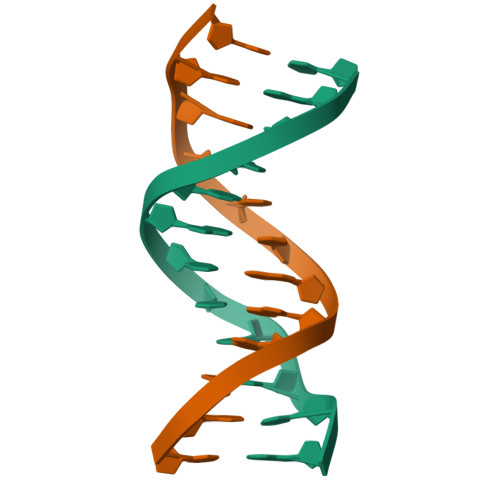
#> input picture examples/huandeng-introduction/deepseek-en/sources/independent-2026-11-12/rcsb-1bna-assembly.jpeg, 500 x 500 px
$ python make_cover_cutout.py
#> lines starting #> are read from the running program, lines starting #| are printed output that depends on the picture
"""Remove the white page from the official RCSB assembly image for the ink cover.

The ribbon is not redrawn or recoloured. Each pixel is un-matted from the white
background and kept as RGBA; the source pixels and the full assembly view remain
available in rcsb-1bna-assembly.jpeg and rcsb-1bna-plate.png.
"""
from pathlib import Path

import numpy as np
from PIL import Image

HERE = Path(__file__).resolve().parent
source = Image.open(HERE / "rcsb-1bna-assembly.jpeg").convert("RGB")
#> source is the input picture: PIL image 500x500 RGB; mean R, G, B 234.8, 235.5, 229.4
pixels = np.asarray(source).astype(np.float32)
minimum = pixels.min(axis=2)
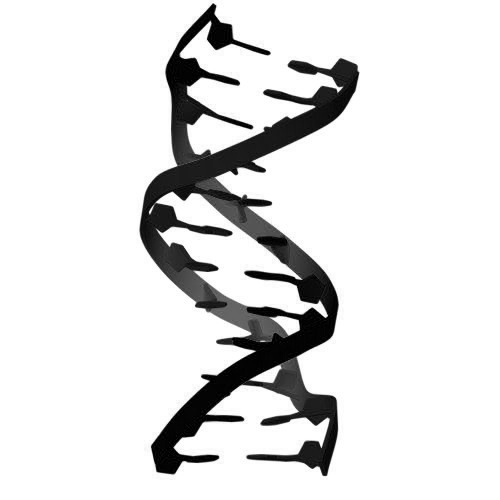
#> minimum: shape (500, 500) float32; min 0, max 255, mean 224.8
alpha = np.clip((255.0 - minimum) / 225.0, 0.0, 1.0) ** 0.85
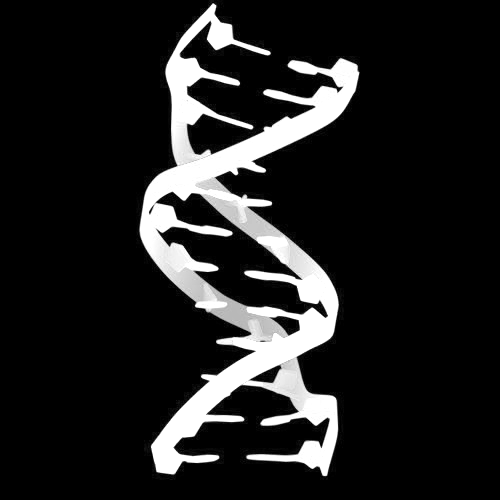
#> alpha: shape (500, 500) float32; min 0, max 1, mean 0.13
safe = np.maximum(alpha[..., None], 1e-3)
colour = np.clip((pixels - (1.0 - alpha[..., None]) * 255.0) / safe, 0, 255)
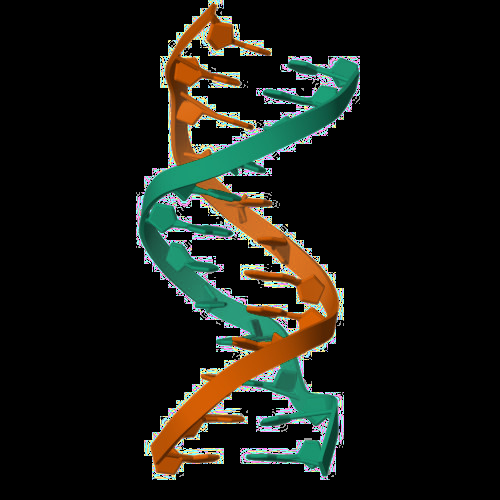
#> colour: shape (500, 500, 3) float32; mean R, G, B 25.4, 27, 20.4
rgba = np.dstack([colour, alpha * 255.0]).astype(np.uint8)
cutout = Image.fromarray(rgba, "RGBA")
cutout.save(HERE / "rcsb-1bna-cover-cutout.png")
print(HERE / "rcsb-1bna-cover-cutout.png")

$ run again, with examples/huandeng-introduction/deepseek-en/sources/independent-2026-11-12/activity-entry-crop.png saved as examples/huandeng-introduction/deepseek-en/sources/independent-2026-11-12/rcsb-1bna-assembly.jpeg
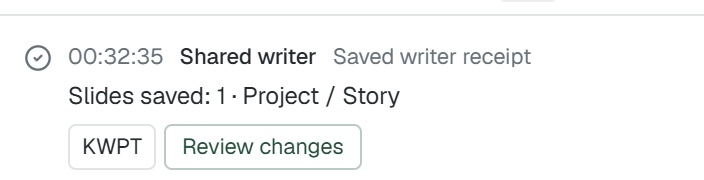
#> input picture examples/huandeng-introduction/deepseek-en/sources/independent-2026-11-12/activity-entry-crop.png, 704 x 180 px
#> source is the input picture: PIL image 704x180 RGB; mean R, G, B 246.4, 246.9, 247
#> `alpha = np.clip((255.0 - minimum) / 225.0, 0.0, 1.0) ** 0.85`:
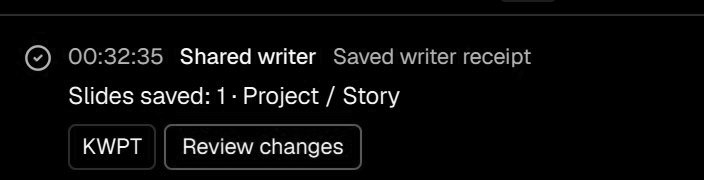
#> alpha: shape (180, 704) float32; min 0, max 0.992, mean 0.0432
#> `colour = np.clip((pixels - (1.0 - alpha[..., None]) * 255.0) / safe, 0..`:
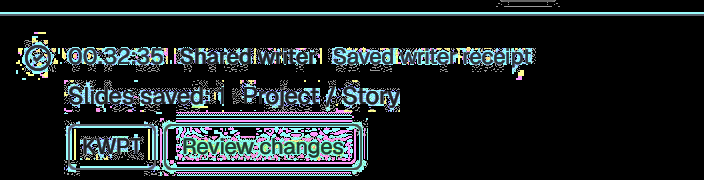
#> colour: shape (180, 704, 3) float32; mean R, G, B 29.3, 36.1, 38.3

$ run again, with examples/huandeng-introduction/deepseek-en/sources/independent-2026-11-12/paired-c1-distances.png saved as examples/huandeng-introduction/deepseek-en/sources/independent-2026-11-12/rcsb-1bna-assembly.jpeg
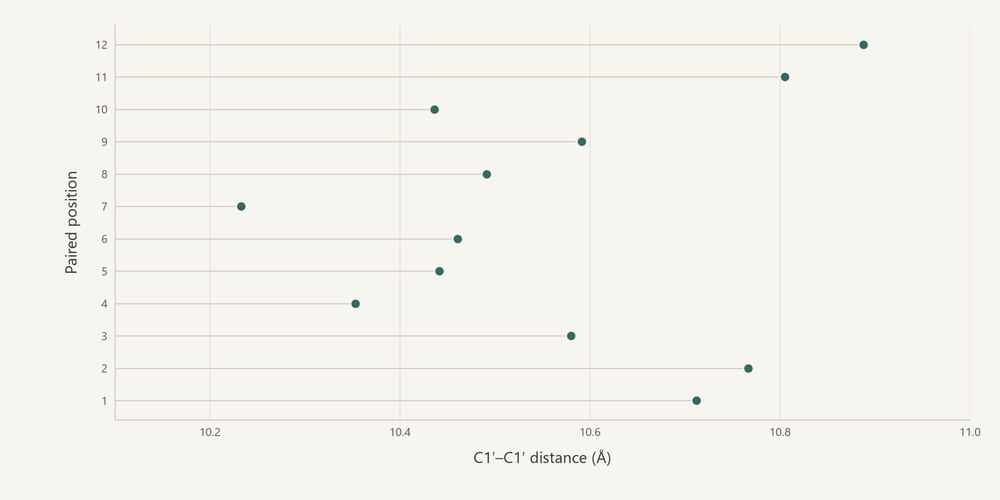
#> input picture examples/huandeng-introduction/deepseek-en/sources/independent-2026-11-12/paired-c1-distances.png, 1000 x 500 px, shrunk from 2240 x 1120 before the run
#> source is the input picture: PIL image 1000x500 RGB; mean R, G, B 244.9, 243.8, 238.5
#> `alpha = np.clip((255.0 - minimum) / 225.0, 0.0, 1.0) ** 0.85`:
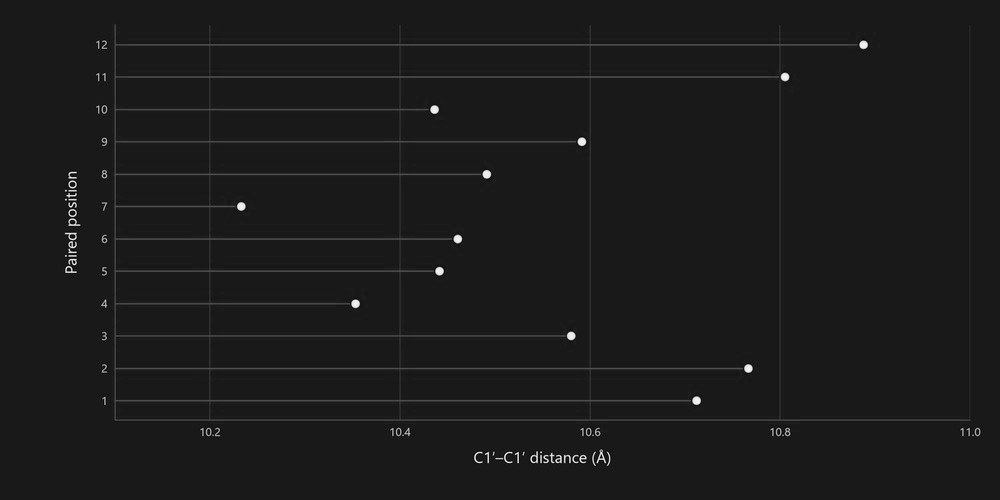
#> alpha: shape (500, 1000) float32; min 0.0181, max 1, mean 0.108
#> `colour = np.clip((pixels - (1.0 - alpha[..., None]) * 255.0) / safe, 0..`:
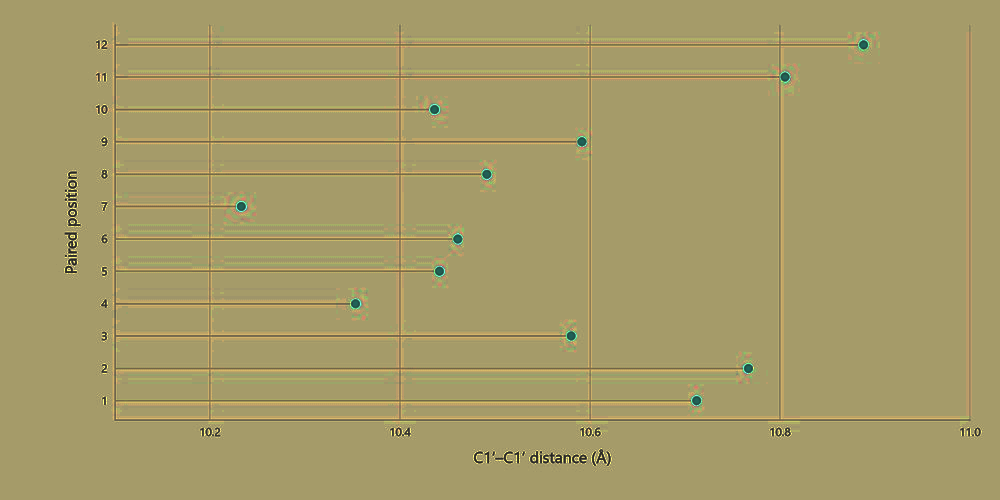
#> colour: shape (500, 1000, 3) float32; mean R, G, B 165.8, 154.8, 104.1
